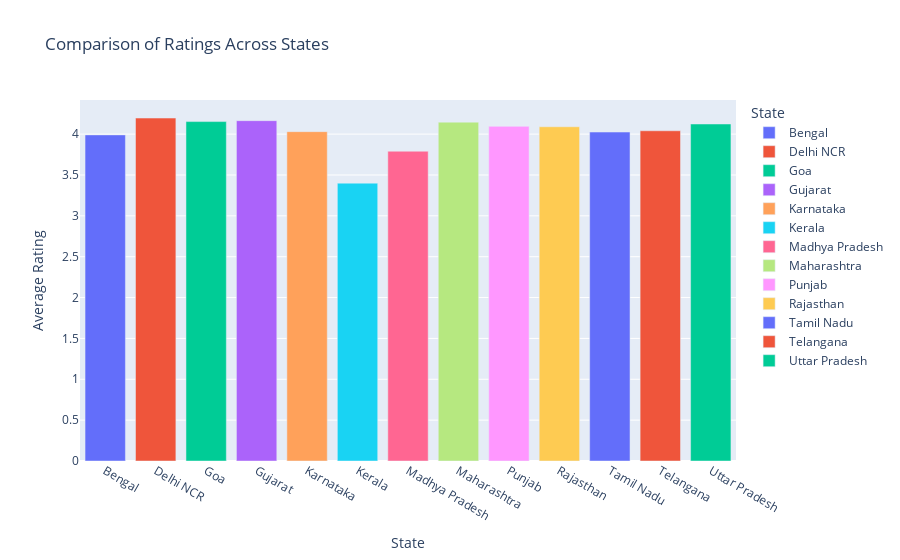

Write notebook code for a chart like this one.
### Markdown cell above
### Average rating in each state from above obtained data

### Code cell
fig = px.bar(df_state, x='State', y='Rating', color='State', 
             title='Comparison of Ratings Across States',
             labels={'State':'State', 'Rating':'Average Rating'})
fig.show()

### Figure 1 — Plotly figure (JSON) as saved in the notebook; plotly's stock layout.template omitted (floating-point values rounded to 4 significant figures)
{"data": [{"alignmentgroup": "True", "hovertemplate": "State=%{x}<br>Average Rating=%{y}<extra></extra>", "legendgroup": "Bengal", "marker": {"color": "#636efa", "pattern": {"shape": ""}}, "name": "Bengal", "offsetgroup": "Bengal", "orientation": "v", "showlegend": true, "textposition": "auto", "type": "bar", "x": ["Bengal"], "xaxis": "x", "y": [3.991], "yaxis": "y"}, {"alignmentgroup": "True", "hovertemplate": "State=%{x}<br>Average Rating=%{y}<extra></extra>", "legendgroup": "Delhi NCR", "marker": {"color": "#EF553B", "pattern": {"shape": ""}}, "name": "Delhi NCR", "offsetgroup": "Delhi NCR", "orientation": "v", "showlegend": true, "textposition": "auto", "type": "bar", "x": ["Delhi NCR"], "xaxis": "x", "y": [4.197], "yaxis": "y"}, {"alignmentgroup": "True", "hovertemplate": "State=%{x}<br>Average Rating=%{y}<extra></extra>", "legendgroup": "Goa", "marker": {"color": "#00cc96", "pattern": {"shape": ""}}, "name": "Goa", "offsetgroup": "Goa", "orientation": "v", "showlegend": true, "textposition": "auto", "type": "bar", "x": ["Goa"], "xaxis": "x", "y": [4.153], "yaxis": "y"}, {"alignmentgroup": "True", "hovertemplate": "State=%{x}<br>Average Rating=%{y}<extra></extra>", "legendgroup": "Gujarat", "marker": {"color": "#ab63fa", "pattern": {"shape": ""}}, "name": "Gujarat", "offsetgroup": "Gujarat", "orientation": "v", "showlegend": true, "textposition": "auto", "type": "bar", "x": ["Gujarat"], "xaxis": "x", "y": [4.165], "yaxis": "y"}, {"alignmentgroup": "True", "hovertemplate": "State=%{x}<br>Average Rating=%{y}<extra></extra>", "legendgroup": "Karnataka", "marker": {"color": "#FFA15A", "pattern": {"shape": ""}}, "name": "Karnataka", "offsetgroup": "Karnataka", "orientation": "v", "showlegend": true, "textposition": "auto", "type": "bar", "x": ["Karnataka"], "xaxis": "x", "y": [4.03], "yaxis": "y"}, {"alignmentgroup": "True", "hovertemplate": "State=%{x}<br>Average Rating=%{y}<extra></extra>", "legendgroup": "Kerala", "marker": {"color": "#19d3f3", "pattern": {"shape": ""}}, "name": "Kerala", "offsetgroup": "Kerala", "orientation": "v", "showlegend": true, "textposition": "auto", "type": "bar", "x": ["Kerala"], "xaxis": "x", "y": [3.4], "yaxis": "y"}, {"alignmentgroup": "True", "hovertemplate": "State=%{x}<br>Average Rating=%{y}<extra></extra>", "legendgroup": "Madhya Pradesh", "marker": {"color": "#FF6692", "pattern": {"shape": ""}}, "name": "Madhya Pradesh", "offsetgroup": "Madhya Pradesh", "orientation": "v", "showlegend": true, "textposition": "auto", "type": "bar", "x": ["Madhya Pradesh"], "xaxis": "x", "y": [3.791], "yaxis": "y"}, {"alignmentgroup": "True", "hovertemplate": "State=%{x}<br>Average Rating=%{y}<extra></extra>", "legendgroup": "Maharashtra", "marker": {"color": "#B6E880", "pattern": {"shape": ""}}, "name": "Maharashtra", "offsetgroup": "Maharashtra", "orientation": "v", "showlegend": true, "textposition": "auto", "type": "bar", "x": ["Maharashtra"], "xaxis": "x", "y": [4.147], "yaxis": "y"}, {"alignmentgroup": "True", "hovertemplate": "State=%{x}<br>Average Rating=%{y}<extra></extra>", "legendgroup": "Punjab", "marker": {"color": "#FF97FF", "pattern": {"shape": ""}}, "name": "Punjab", "offsetgroup": "Punjab", "orientation": "v", "showlegend": true, "textposition": "auto", "type": "bar", "x": ["Punjab"], "xaxis": "x", "y": [4.095], "yaxis": "y"}, {"alignmentgroup": "True", "hovertemplate": "State=%{x}<br>Average Rating=%{y}<extra></extra>", "legendgroup": "Rajasthan", "marker": {"color": "#FECB52", "pattern": {"shape": ""}}, "name": "Rajasthan", "offsetgroup": "Rajasthan", "orientation": "v", "showlegend": true, "textposition": "auto", "type": "bar", "x": ["Rajasthan"], "xaxis": "x", "y": [4.09], "yaxis": "y"}, {"alignmentgroup": "True", "hovertemplate": "State=%{x}<br>Average Rating=%{y}<extra></extra>", "legendgroup": "Tamil Nadu", "marker": {"color": "#636efa", "pattern": {"shape": ""}}, "name": "Tamil Nadu", "offsetgroup": "Tamil Nadu", "orientation": "v", "showlegend": true, "textposition": "auto", "type": "bar", "x": ["Tamil Nadu"], "xaxis": "x", "y": [4.025], "yaxis": "y"}, {"alignmentgroup": "True", "hovertemplate": "State=%{x}<br>Average Rating=%{y}<extra></extra>", "legendgroup": "Telangana", "marker": {"color": "#EF553B", "pattern": {"shape": ""}}, "name": "Telangana", "offsetgroup": "Telangana", "orientation": "v", "showlegend": true, "textposition": "auto", "type": "bar", "x": ["Telangana"], "xaxis": "x", "y": [4.041], "yaxis": "y"}, {"alignmentgroup": "True", "hovertemplate": "State=%{x}<br>Average Rating=%{y}<extra></extra>", "legendgroup": "Uttar Pradesh", "marker": {"color": "#00cc96", "pattern": {"shape": ""}}, "name": "Uttar Pradesh", "offsetgroup": "Uttar Pradesh", "orientation": "v", "showlegend": true, "textposition": "auto", "type": "bar", "x": ["Uttar Pradesh"], "xaxis": "x", "y": [4.124], "yaxis": "y"}], "layout": {"barmode": "relative", "legend": {"title": {"text": "State"}, "tracegroupgap": 0}, "title": {"text": "Comparison of Ratings Across States"}, "xaxis": {"anchor": "y", "categoryarray": ["Bengal", "Delhi NCR", "Goa", "Gujarat", "Karnataka", "Kerala", "Madhya Pradesh", "Maharashtra", "Punjab", "Rajasthan", "Tamil Nadu", "Telangana", "Uttar Pradesh"], "categoryorder": "array", "domain": [0, 1], "title": {"text": "State"}}, "yaxis": {"anchor": "x", "domain": [0, 1], "title": {"text": "Average Rating"}}}}
